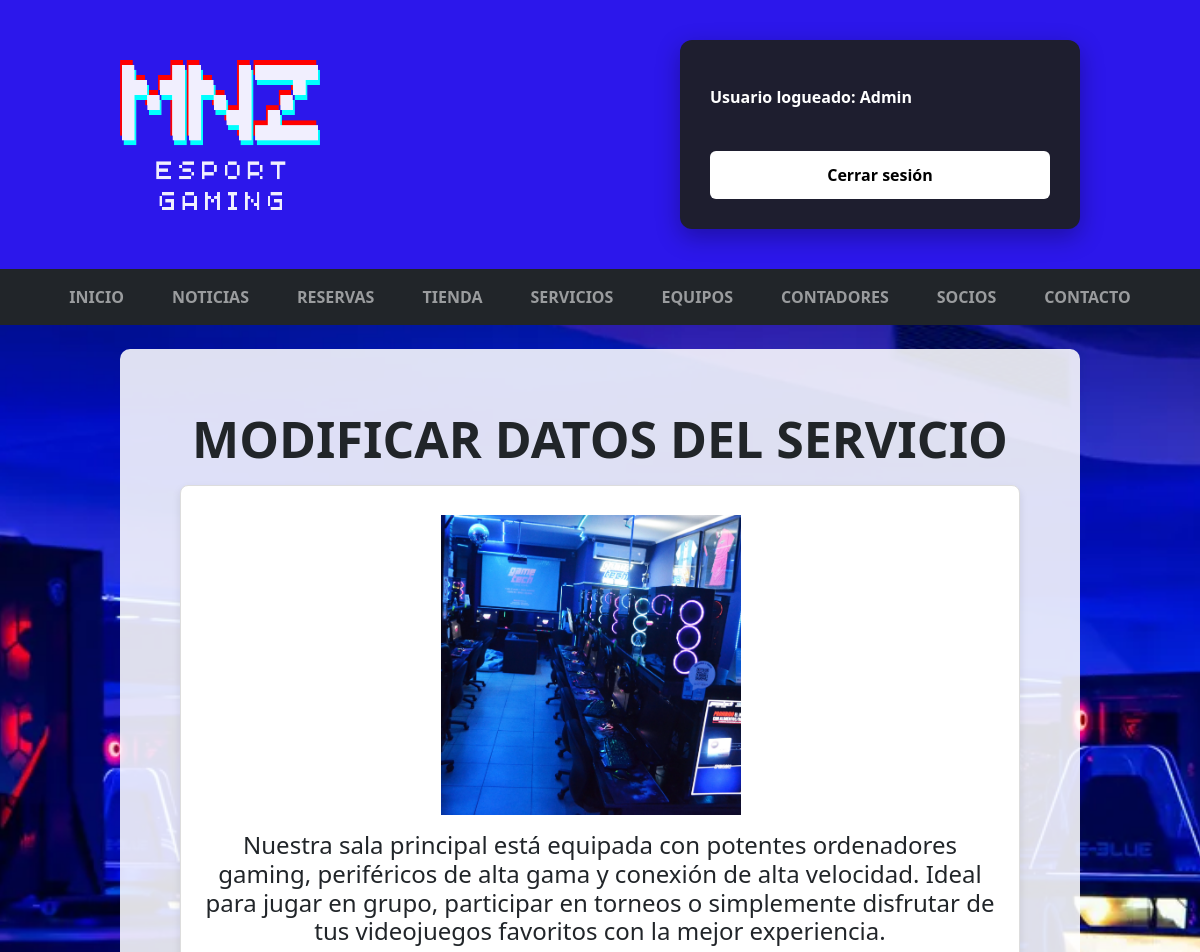
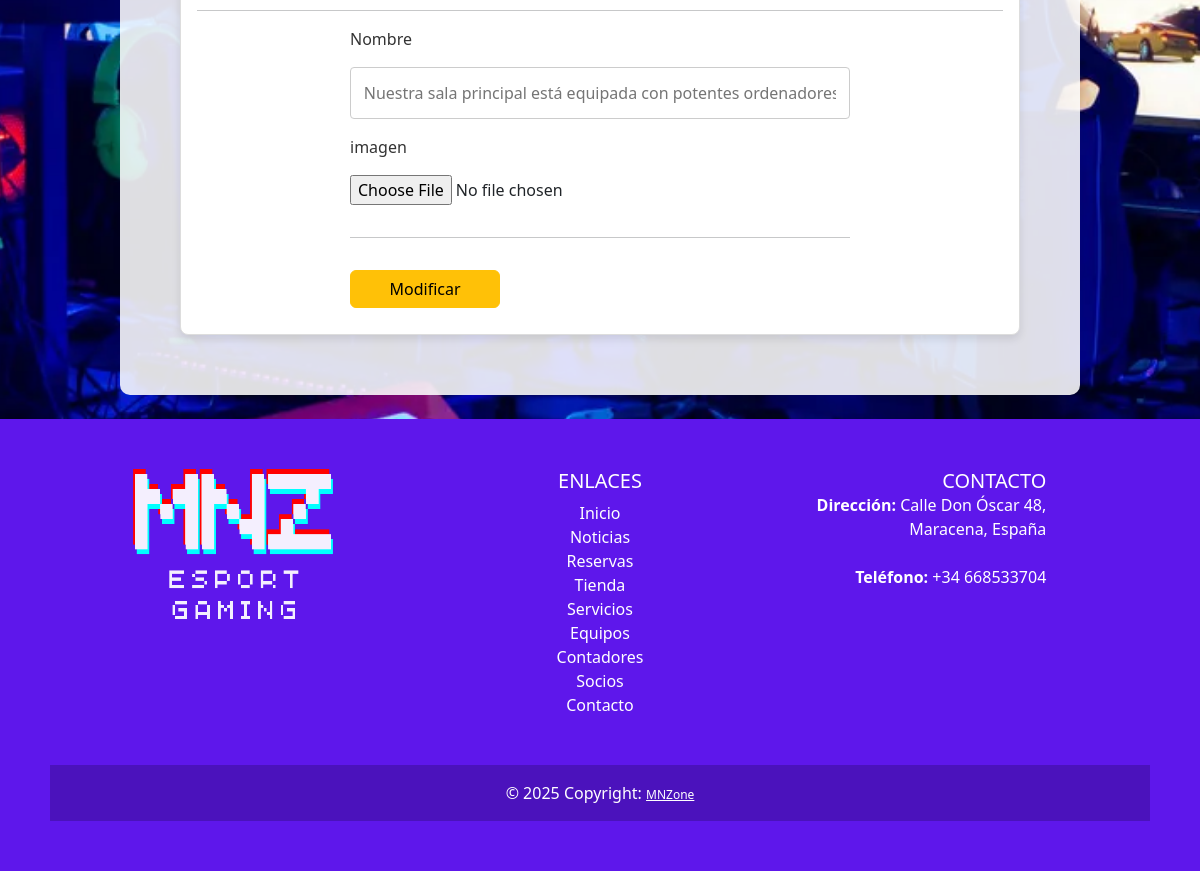
The app's page /php/servicio/modificarservicio.php?id=1 (signed in) with its own data (2 pictures, top to bottom).
### tables this page shows
CREATE TABLE `servicio` (
  `codigo_servicio` int(11) NOT NULL,
  `nombre` varchar(255) NOT NULL,
  `descripcion` text DEFAULT NULL,
  `imagen` varchar(255) DEFAULT NULL
);

### php/servicio/modificarservicio.php (the view, shortened to what this page needs)
<?php
include '../esencial/conexion.php';
$id_socio = $_GET['id'];
    $query = "SELECT codigo_servicio, descripcion,   imagen FROM servicio WHERE codigo_servicio = $id_socio";
    $stmt = $conexion->prepare($query);
    $stmt->execute();
    $stmt->bind_result($codigo_servicio, $descripcion, $imagen);
?>
    <!DOCTYPE html>
    <html lang="es">
    <head>
        <link rel="stylesheet" href="../../css/styles.css">
        <link rel="stylesheet" href="https://cdn.jsdelivr.net/npm/bootstrap@5.3.3/dist/css/bootstrap.min.css">
    </head>
    <body>
        <?php include '../esencial/header.php';
        ?>
        <main>
            <?php if (isset($_SESSION["nombre"]) && $pagina_actual == "modificarservicio.php" && $_SESSION["tipo"] == "admin") { ?>
            <h1>Modificar datos del servicio</h1>
            <?php if ($stmt->fetch()) {
                do {
                    echo "<div class='socio-card-modificar'>
                <br>
                <div class='socio-foto'><img loading='lazy' src='"  . $imagen . "' alt='Imagen de " . $descripcion . "'></div>
                <div class='socio-info'>
                <h4 class='text-md-center'>" . $descripcion . "</h4>
                <hr>
                <form action='modificar_datos_servicio.php?id=$id_socio' method='post' enctype='multipart/form-data' style='width:500px; justify-self:center;'>
                <label  for='descripcion'>Nombre</label>
                <input type='hidden' id='id_socio' name='id_socio' value='" . $id_socio . "'>
                <input type='text' id='descripcion' name='descripcion' placeholder='$descripcion'>
                <label  for='imagen'>imagen</label>
                <input type='file' id='imagen' name='imagen'>
                <hr>
                <button class='btn btn-warning' style='width:150px' type='submit'>Modificar</button>
                </form>
                </div>
                </div>";
                } while ($stmt->fetch());
            } else {
                echo "<p>No hay socios registrados.</p>";
            }
            ?>
        </main>
    <?php include '../esencial/footer.php';
} else {
}
    ?>
    </body>
    </html>

### css/styles.css (style rules this page uses)
* { margin: 0; padding: 0; box-sizing: border-box; font-family: system-ui, -apple-system, BlinkMacSystemFont, 'Segoe UI', Roboto, Oxygen, Ubuntu, Cantarell, 'Open Sans', 'Helvetica Neue', sans-serif }
body { background-image: url(../imagenes/fondo.webp); background-size: cover; background-position: center; background-repeat: no-repeat; background-position: center; line-height: 1.6; }
main { background-color: #ffffffde; width: 80%; padding: 5% 5% 5% 5%; border-radius: 10px; padding-bottom: auto; justify-self: center; }
main h1 { text-transform: uppercase; font-weight: bold; font-size: 50px; margin-bottom: 1rem; font-weight: bold; text-align: center; }
form { display: flex; flex-direction: column; gap: 1rem; margin: 10px; }
form label { color: #333; }
form input[type="text"], form input[type="email"], form input[type="password"], form input[type="number"], form textarea { width: 100%; padding: 0.8rem; border: 1px solid #ccc; border-radius: 4px; font-size: 1rem; }
.socio-card-modificar { background-color: #fff; border: 1px solid #ddd; border-radius: 8px; box-shadow: 0 4px 8px rgba(0, 0, 0, 0.1); width: 100%; overflow: hidden; transition: transform 0.3s ease; }
.socio-card-modificar .socio-foto { margin-top: 5px; text-align: center; }
.socio-foto img { width: 100%; height: 100%; max-width: 300px; min-height: 300px; max-height: 300px; margin-right: 1.5vw; object-fit: cover; }
.socio-info { padding: 1rem; }

### records on screen
servicio: imagen (picture), descripcion "Nuestra sala principal está equipada con potentes ordenadores gaming, periféricos de alta gama y conexión de alta velocidad. Ideal para jugar en grupo, participar en torneos o simplemente disfrutar de tus videojuegos favoritos con la mejor experiencia."

### other values on screen
$nombre_usuario "Admin"
